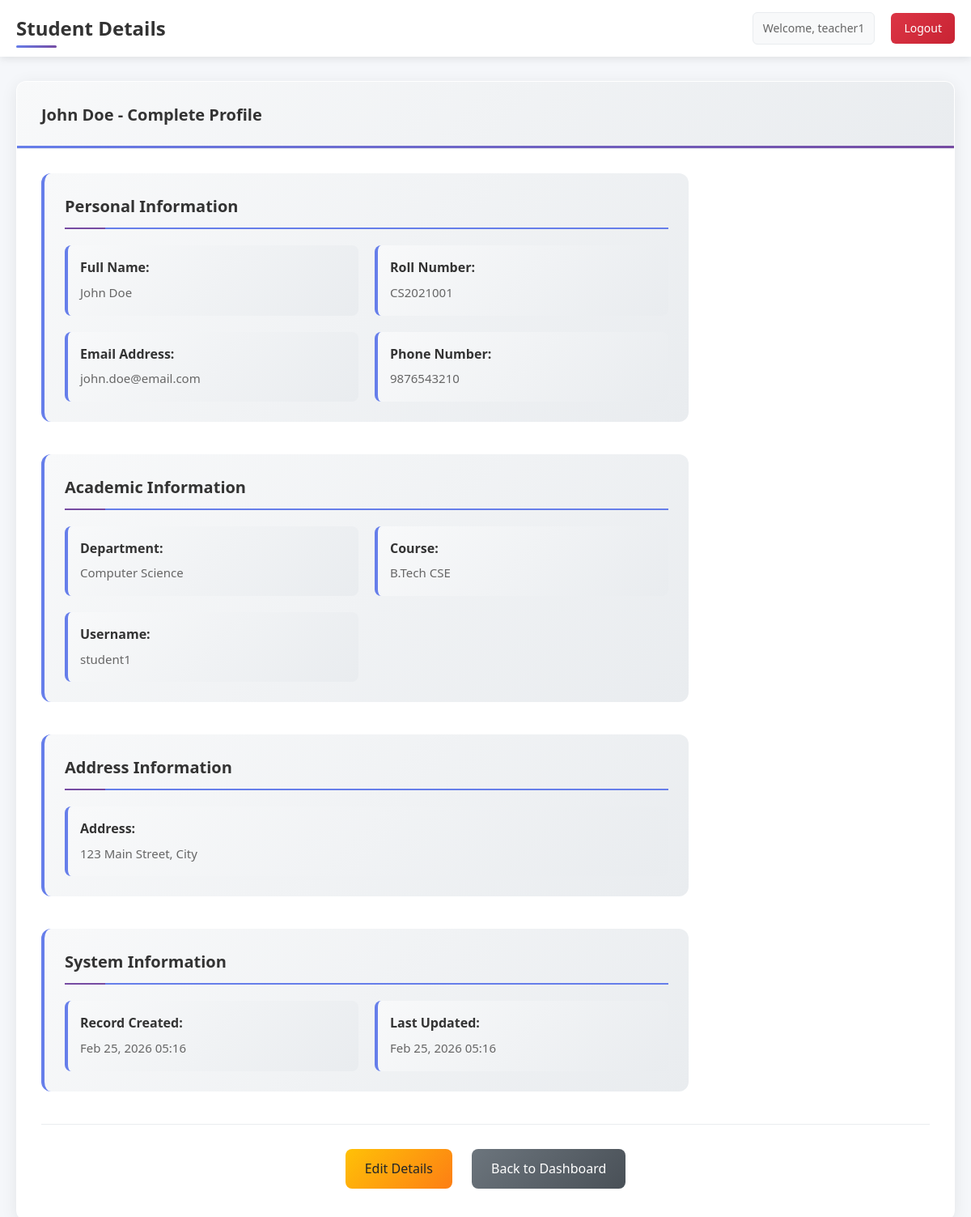
/view_student.php?id=1 (signed in), run on the app's committed database.
### tables this page shows
CREATE TABLE student_details (
    id INT AUTO_INCREMENT PRIMARY KEY,
    user_id INT NOT NULL,
    name VARCHAR(100) NOT NULL,
    roll_number VARCHAR(20) UNIQUE NOT NULL,
    email VARCHAR(100) NOT NULL,
    department VARCHAR(50) NOT NULL,
    course VARCHAR(50) NOT NULL,
    phone VARCHAR(15),
    address TEXT,
    created_at TIMESTAMP DEFAULT CURRENT_TIMESTAMP,
    updated_at TIMESTAMP DEFAULT CURRENT_TIMESTAMP ON UPDATE CURRENT_TIMESTAMP,
    FOREIGN KEY (user_id) REFERENCES users(id) ON DELETE CASCADE
);

CREATE TABLE users (
    id INT AUTO_INCREMENT PRIMARY KEY,
    username VARCHAR(50) UNIQUE NOT NULL,
    password VARCHAR(255) NOT NULL,
    role ENUM('student', 'teacher') NOT NULL,
    created_at TIMESTAMP DEFAULT CURRENT_TIMESTAMP
);

### student.php (called while the page is built, shortened)
<?php
require_once 'database.php';
class Student {
    private $conn;
    public function __construct() {
        $database = new Database();
        $this->conn = $database->getConnection();
    }
    public function getAllStudents() {
        $query = "SELECT sd.*, u.username FROM student_details sd
                 JOIN users u ON sd.user_id = u.id ORDER BY sd.name";
        $stmt = $this->conn->prepare($query);
        $stmt->execute();
        return $stmt->fetchAll(PDO::FETCH_ASSOC);
    }
}
?>

### database.php (called while the page is built, shortened)
<?php
class Database {
    private $host = '127.0.0.1';
    private $db_name = 'erp_system';
    private $username = 'erp_user';
    private $password = 'Himanshu@1310';
    public function getConnection() {
        try {
            $dsn = "mysql:host=" . $this->host . ";dbname=" . $this->db_name . ";charset=utf8";
            $opts = [
                PDO::ATTR_ERRMODE => PDO::ERRMODE_EXCEPTION,
                PDO::ATTR_DEFAULT_FETCH_MODE => PDO::FETCH_ASSOC,
            ];
            $this->conn = new PDO($dsn, $this->username, $this->password, $opts);
            return $this->conn;
        } catch (PDOException $e) {
            error_log("MySQL connection failed: " . $e->getMessage());
        }
    }
}
?>

### view_student.php (the view, shortened to what this page needs)
<?php
require_once 'student.php';
$student = new Student();
$students = $student->getAllStudents();
$viewStudent = null;
if (isset($_GET['id']) && is_numeric($_GET['id'])) {
    foreach ($students as $s) {
        if ($s['id'] == $_GET['id']) {
            $viewStudent = $s;
            break;
        }
    }
}
?>
<!DOCTYPE html>
<html lang="en">
<head>
    <link rel="stylesheet" href="style.css">
</head>
<body>
    <div class="dashboard-container">
        <nav class="navbar">
            <div class="navbar-content">
                <h1>Student Details</h1>
                <div class="navbar-right">
                    <div class="user-info">
                        Welcome, <?php echo htmlspecialchars($_SESSION['username']); ?>
                    </div>
                    <a href="logout.php" class="logout-btn">Logout</a>
                </div>
            </div>
        </nav>
        <div class="main-content">
            <div class="card">
                <div class="card-header">
                    <h2><?php echo htmlspecialchars($viewStudent['name']); ?> - Complete Profile</h2>
                </div>
                <div class="card-body">
                    <div class="student-profile">
                        <div class="profile-section">
                            <h3>Personal Information</h3>
                            <div class="info-grid">
                                <div class="info-item">
                                    <strong>Full Name:</strong>
                                    <span><?php echo htmlspecialchars($viewStudent['name']); ?></span>
                                </div>
                                <div class="info-item">
                                    <strong>Roll Number:</strong>
                                    <span><?php echo htmlspecialchars($viewStudent['roll_number']); ?></span>
                                </div>
                                <div class="info-item">
                                    <strong>Email Address:</strong>
                                    <span><?php echo htmlspecialchars($viewStudent['email']); ?></span>
                                </div>
                                <div class="info-item">
                                    <strong>Phone Number:</strong>
                                    <span><?php echo htmlspecialchars($viewStudent['phone'] ?: 'Not provided'); ?></span>
                                </div>
                            </div>
                        </div>
                        <div class="profile-section">
                            <h3>Academic Information</h3>
                            <div class="info-grid">
                                <div class="info-item">
                                    <strong>Department:</strong>
                                    <span><?php echo htmlspecialchars($viewStudent['department']); ?></span>
                                </div>
                                <div class="info-item">
                                    <strong>Course:</strong>
                                    <span><?php echo htmlspecialchars($viewStudent['course']); ?></span>
                                </div>
                                <div class="info-item">
                                    <strong>Username:</strong>
                                    <span><?php echo htmlspecialchars($viewStudent['username']); ?></span>
                                </div>
                            </div>
                        </div>
                        <div class="profile-section">
                            <h3>Address Information</h3>
                            <div class="info-item full-width">
                                <strong>Address:</strong>
                                <span><?php echo htmlspecialchars($viewStudent['address'] ?: 'Not provided'); ?></span>
                            </div>
                        </div>
                        <div class="profile-section">
                            <h3>System Information</h3>
                            <div class="info-grid">
                                <div class="info-item">
                                    <strong>Record Created:</strong>
                                    <span><?php echo date('M d, Y H:i', strtotime($viewStudent['created_at'])); ?></span>
                                </div>
                                <div class="info-item">
                                    <strong>Last Updated:</strong>
                                    <span><?php echo date('M d, Y H:i', strtotime($viewStudent['updated_at'])); ?></span>
                                </div>
                            </div>
                        </div>
                    </div>
                    <div class="profile-actions">
                        <a href="dashboard.php?edit=<?php echo $viewStudent['id']; ?>" class="btn btn-warning">Edit Details</a>
                        <a href="dashboard.php" class="btn btn-secondary">Back to Dashboard</a>
                    </div>
                </div>
            </div>
        </div>
    </div>
</body>
</html>

### style.css (style rules this page uses)
* { margin: 0; padding: 0; box-sizing: border-box; }
body { font-family: "Segoe UI", Tahoma, Geneva, Verdana, sans-serif; background: linear-gradient(135deg, #667eea 0%, #764ba2 100%); min-height: 100vh; line-height: 1.6; }
.animate-in { animation: slideUp 0.6s ease-out; }
.dashboard-container { min-height: 100vh; background: #f5f7fa; }
.navbar { background: white; padding: 15px 0; box-shadow: 0 2px 10px rgba(0, 0, 0, 0.1); margin-bottom: 30px; position: sticky; top: 0; z-index: 100; }
.navbar-content { max-width: 1200px; margin: 0 auto; padding: 0 20px; display: flex; justify-content: space-between; align-items: center; }
.navbar h1 { color: #333; font-size: 24px; font-weight: 600; position: relative; }
.navbar h1::after { content: ""; position: absolute; bottom: -5px; left: 0; width: 50px; height: 3px; background: linear-gradient(135deg, #667eea 0%, #764ba2 100%); border-radius: 2px; }
.navbar-right { display: flex; align-items: center; gap: 20px; }
.user-info { color: #666; font-size: 14px; padding: 8px 12px; background: #f8f9fa; border-radius: 6px; border: 1px solid #e9ecef; }
.logout-btn { padding: 8px 16px; background: linear-gradient(135deg, #dc3545 0%, #c82333 100%); color: white; text-decoration: none; border-radius: 6px; font-size: 14px; transition: all 0.3s ease; position: relative; overflow: hidden; }
.main-content { max-width: 1200px; margin: 0 auto; padding: 0 20px; }
.card { background: white; border-radius: 12px; box-shadow: 0 4px 20px rgba(0, 0, 0, 0.08); overflow: hidden; margin-bottom: 30px; transition: all 0.3s ease; border: 1px solid rgba(255, 255, 255, 0.2); }
.card-header { padding: 25px 30px; border-bottom: 1px solid #e9ecef; background: linear-gradient(135deg, #f8f9fa 0%, #e9ecef 100%); position: relative; }
.card-header::before { content: ""; position: absolute; bottom: 0; left: 0; right: 0; height: 3px; background: linear-gradient(135deg, #667eea 0%, #764ba2 100%); }
.card-header h2 { color: #333; font-size: 20px; font-weight: 600; }
.card-body { padding: 30px; }
.btn { padding: 12px 24px; border: none; border-radius: 8px; font-size: 16px; font-weight: 500; cursor: pointer; text-decoration: none; display: inline-block; transition: all 0.3s ease; position: relative; overflow: hidden; }
.btn-warning { background: linear-gradient(135deg, #ffc107 0%, #fd7e14 100%); color: #212529; }
.btn-secondary { background: linear-gradient(135deg, #6c757d 0%, #495057 100%); color: white; }
.student-profile { max-width: 800px; }
.profile-section { margin-bottom: 40px; padding: 25px; background: linear-gradient(135deg, #f8f9fa 0%, #e9ecef 100%); border-radius: 12px; border-left: 4px solid #667eea; }
.profile-section h3 { color: #333; font-size: 20px; margin-bottom: 20px; padding-bottom: 10px; border-bottom: 2px solid #667eea; position: relative; }
.profile-section h3::after { content: ""; position: absolute; bottom: -2px; left: 0; width: 50px; height: 2px; background: #764ba2; }
.profile-actions { margin-top: 40px; text-align: center; padding-top: 30px; border-top: 1px solid #e9ecef; }
.profile-actions .btn { margin: 0 10px; }
.info-grid { display: grid; grid-template-columns: repeat(auto-fit, minmax(250px, 1fr)); gap: 20px; }
.info-item { padding: 15px; background: linear-gradient(135deg, #f8f9fa 0%, #e9ecef 100%); border-radius: 8px; border-left: 4px solid #667eea; transition: all 0.3s ease; }
.info-item.full-width { grid-column: 1 / -1; }
.info-item strong { display: block; color: #333; margin-bottom: 5px; font-weight: 600; }
.info-item span { color: #666; font-size: 15px; }

### data on the page
student_details: name "John Doe", roll_number "CS2021001", email "john.doe@email.com", phone "9876543210", department "Computer Science", course "B.Tech CSE", user.username "student1", address "123 Main Street, City", created_at "Feb 25, 2026 05:16", updated_at "Feb 25, 2026 05:16"

### other printed values
$_SESSION['username'] "teacher1"
